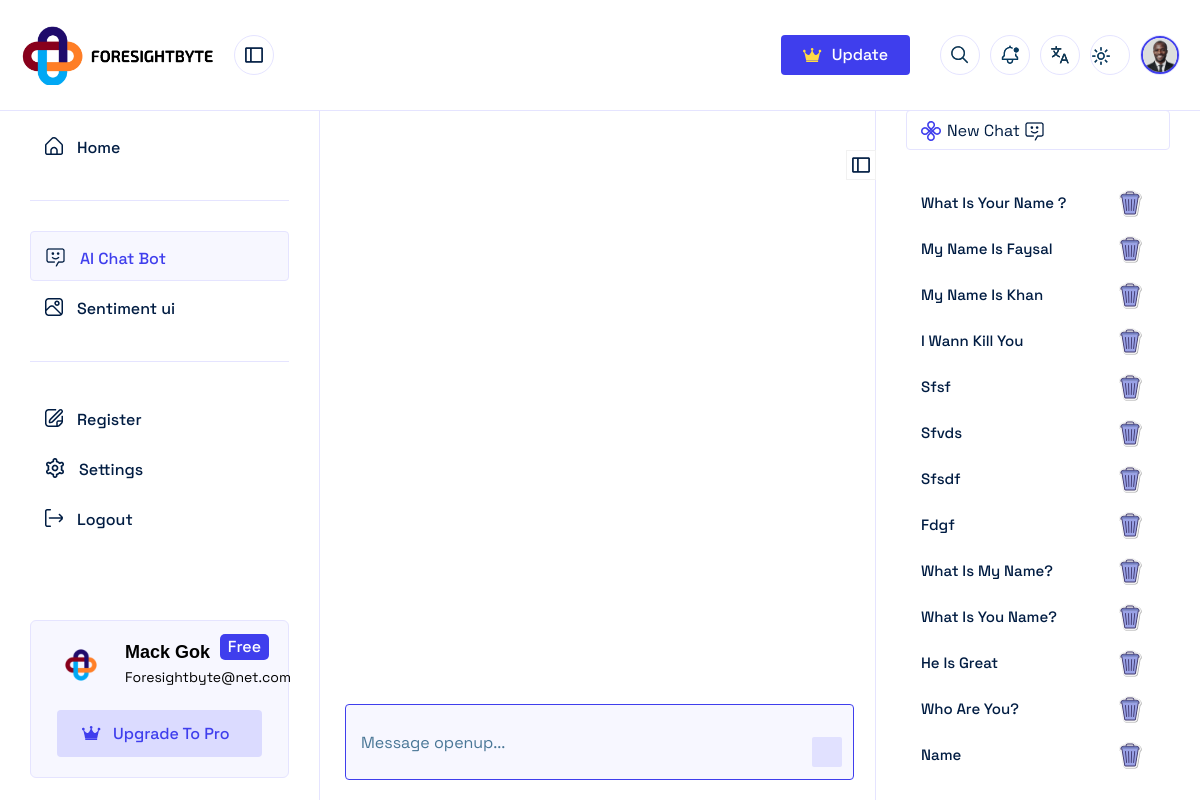
Screenshot of /myapp/chatui/ with the database file from the repository.
### myapp/models.py (models this page shows)
class BaseModel(models.Model):
    created_at = models.DateTimeField(default=now, editable=False)
    updated_at = models.DateTimeField(auto_now_add=True, editable=False)
    class Meta:
        ordering = ['-created_at']
        abstract = True

class ChatTitle(BaseModel):
    subadminID = models.ForeignKey(Subadmin, on_delete=models.CASCADE,null=True, blank=True)
    customerID = models.ForeignKey(Customer, on_delete=models.CASCADE,null=True, blank=True)
    title = models.TextField()

### myapp/chatviews.py (the view)
# urls.py: path('myapp/chatui/', chatui, name='chatui'),
def chatui(request):
    chatTitles = ChatTitle.objects.all().order_by('-id')
    chatBodyscount = ChatTitle.objects.all().count()
    request.session.flush()
    data ={
        'chatTitles':chatTitles,
        'chatBodyscount':chatBodyscount,
    }
    return render(request, 'a_mainchat.html',data)

### templates/a_mainchat.html (shortened to what this page needs)
{% extends 'chatbase.html' %}
{% load static %}
{% block chatbody %}
 <div class="main-center-content-m-left center-content search-sticky">
    <div >
        <form action="#" class="search-form">
            <input type="text" name="tynChatInput"  id="tynChatInput" placeholder="Message openup...">
            <button id="chatbtn"><i class="fa-regular fa-arrow-up"></i></button>
        </form>
    </div>
</div>
<div class="right-side-bar-new-chat-option">
    <div class="new-chat-option">
        <a href="{% url 'chatui' %}">
            <img src="{% static 'chatbot/assets/images/logo/logo-02.png' %}" alt="logo">
            <img src="{% static 'chatbot/assets/images/icons/04.png' %}" alt="icons">
        </a>
    </div>
    <div class="chat-history-wrapper">
            <div class="chat-history-area-start">
                {% for chatTitle in chatTitles %}
                    {% if chatTitle.id == id %}
                <div class="single-history">
                    <a href="{% url 'dynamic' chatTitle.id %}"><p>{{ chatTitle.title|truncatechars:30 }}</p>
                    <a href="{% url 'dynamic_delete' chatTitle.id %}">
                        <img src="{% static 'chatbot/assets/images/icons/icons8-delete.svg' %}" alt="icons" width="50px">
                    </a>
                </div>
                {% else %}
                <div class="single-history">
                    <a href="{% url 'dynamic' chatTitle.id %}"><p>{{ chatTitle.title|truncatechars:30 }}</p></a>
                    <a href="{% url 'dynamic_delete' chatTitle.id %}">
                        <img src="{% static 'chatbot/assets/images/icons/icons8-delete.svg' %}" alt="icons" width="30px">
                    </a>
                </div>
                {% endif %}
                {% endfor %}
            </div>
    </div>
    <div class="right-side-open-clouse" id="collups-right">
        <img src="{% static 'chatbot/assets/images/icons/01.svg' %}" alt="icons">
    </div>
</div>
{% endblock chatbody %}

### rows the page displays
ChatTitle: title "What Is Your Name ?"
ChatTitle: title "My Name Is Faysal"
ChatTitle: title "My Name Is Khan"
ChatTitle: title "I Wann Kill You"
ChatTitle: title "Sfsf"
ChatTitle: title "Sfvds"
ChatTitle: title "Sfsdf"
ChatTitle: title "Fdgf"
ChatTitle: title "What Is My Name?"
ChatTitle: title "What Is You Name?"
ChatTitle: title "He Is Great"
ChatTitle: title "Who Are You?"
ChatTitle: title "Name"
